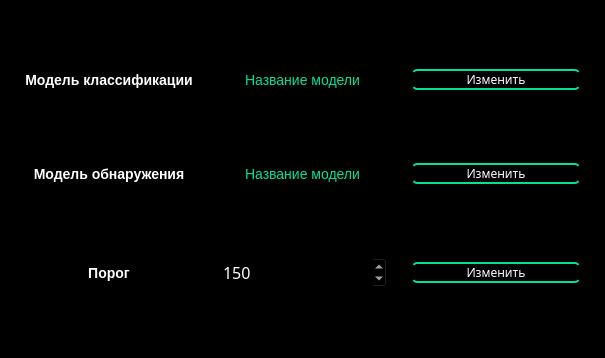
<?xml version="1.0" encoding="UTF-8"?>
<ui version="4.0">
 <class>Dialog</class>
 <widget class="QDialog" name="Dialog">
  <property name="geometry">
   <rect>
    <x>0</x>
    <y>0</y>
    <width>605</width>
    <height>358</height>
   </rect>
  </property>
  <property name="font">
   <font>
    <family>Century Gothic</family>
    <pointsize>12</pointsize>
   </font>
  </property>
  <property name="windowTitle">
   <string>Параметры</string>
  </property>
  <property name="autoFillBackground">
   <bool>false</bool>
  </property>
  <property name="styleSheet">
   <string notr="true">QDialog {
	background: #000;
	min-width: 605px;
}

QLabel {
	color: #fff;
	font-size: 14px;
}

#label, #label_2, #label_5 {
	font-weight: 700;
}

#labelClsModel, #labelDetModel {
	font-weight: 450;
	color: #00e19d;
}

#spinBox {
	background: #000;
	stroke-width: 3px;
	stroke: #00C68A;
	color: #fff;
}

QPushButton {
	border-top: 2px solid #00e19d;
	border-bottom: 2px solid #00e19d;

	border-radius: 5px;
	background: #000;
	color: #fff;
}

QPushButton:hover {
    background-color: #00e19d; 
}

QPushButtom:focus {
    background-color: #00E1B8;
	border: 3px solid #00E1B8;
}</string>
  </property>
  <layout class="QGridLayout" name="gridLayout">
   <property name="leftMargin">
    <number>25</number>
   </property>
   <property name="rightMargin">
    <number>25</number>
   </property>
   <property name="horizontalSpacing">
    <number>25</number>
   </property>
   <property name="verticalSpacing">
    <number>15</number>
   </property>
   <item row="2" column="2">
    <widget class="QPushButton" name="pushButton_3">
     <property name="font">
      <font>
       <family>Century Gothic</family>
      </font>
     </property>
     <property name="text">
      <string>Изменить</string>
     </property>
    </widget>
   </item>
   <item row="0" column="2">
    <widget class="QPushButton" name="selectClsModel">
     <property name="font">
      <font>
       <family>Century Gothic</family>
      </font>
     </property>
     <property name="text">
      <string>Изменить</string>
     </property>
    </widget>
   </item>
   <item row="0" column="0">
    <widget class="QLabel" name="label_2">
     <property name="font">
      <font>
       <pointsize>-1</pointsize>
       <weight>87</weight>
       <bold>true</bold>
      </font>
     </property>
     <property name="text">
      <string>Модель классификации</string>
     </property>
     <property name="scaledContents">
      <bool>false</bool>
     </property>
     <property name="alignment">
      <set>Qt::AlignCenter</set>
     </property>
    </widget>
   </item>
   <item row="0" column="1">
    <widget class="QLabel" name="labelClsModel">
     <property name="font">
      <font>
       <pointsize>-1</pointsize>
       <weight>56</weight>
       <bold>false</bold>
      </font>
     </property>
     <property name="text">
      <string>Название модели</string>
     </property>
     <property name="alignment">
      <set>Qt::AlignCenter</set>
     </property>
    </widget>
   </item>
   <item row="1" column="2">
    <widget class="QPushButton" name="selectDetModel">
     <property name="font">
      <font>
       <family>Century Gothic</family>
      </font>
     </property>
     <property name="text">
      <string>Изменить</string>
     </property>
    </widget>
   </item>
   <item row="2" column="0">
    <widget class="QLabel" name="label_5">
     <property name="font">
      <font>
       <pointsize>-1</pointsize>
       <weight>87</weight>
       <bold>true</bold>
      </font>
     </property>
     <property name="text">
      <string>Порог</string>
     </property>
     <property name="alignment">
      <set>Qt::AlignCenter</set>
     </property>
    </widget>
   </item>
   <item row="1" column="0">
    <widget class="QLabel" name="label">
     <property name="font">
      <font>
       <pointsize>-1</pointsize>
       <weight>87</weight>
       <bold>true</bold>
      </font>
     </property>
     <property name="text">
      <string>Модель обнаружения</string>
     </property>
     <property name="alignment">
      <set>Qt::AlignCenter</set>
     </property>
    </widget>
   </item>
   <item row="1" column="1">
    <widget class="QLabel" name="labelDetModel">
     <property name="font">
      <font>
       <pointsize>-1</pointsize>
       <weight>56</weight>
       <bold>false</bold>
      </font>
     </property>
     <property name="text">
      <string>Название модели</string>
     </property>
     <property name="alignment">
      <set>Qt::AlignCenter</set>
     </property>
    </widget>
   </item>
   <item row="2" column="1">
    <widget class="QSpinBox" name="spinBox">
     <property name="alignment">
      <set>Qt::AlignLeading|Qt::AlignLeft|Qt::AlignVCenter</set>
     </property>
     <property name="maximum">
      <number>255</number>
     </property>
     <property name="value">
      <number>150</number>
     </property>
    </widget>
   </item>
  </layout>
 </widget>
 <resources/>
 <connections/>
</ui>
